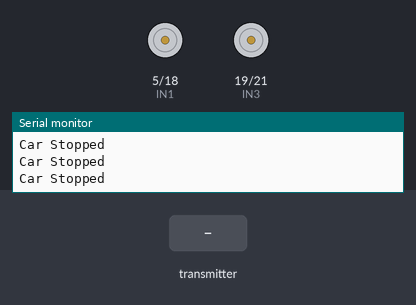
Bench run of a sketch on a simulated ESP32. Shown: motor-driver pin pairs drawn as motors (green arrow = first pin HIGH = forward, orange = second pin HIGH = backward, longer = more drive), the last lines printed to the serial monitor. The test bench sets the inputs (shaded band).

Above: at 1.2 s.
1.3 s: the transmitter starts sending f = 1
At 1.7 s:
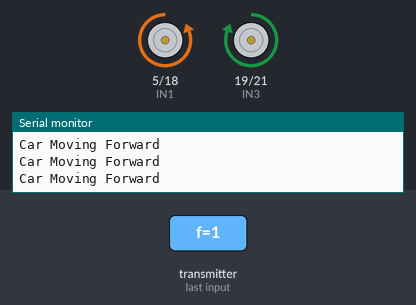
2.8 s: the transmitter starts sending f = 0
At 4.0 s:
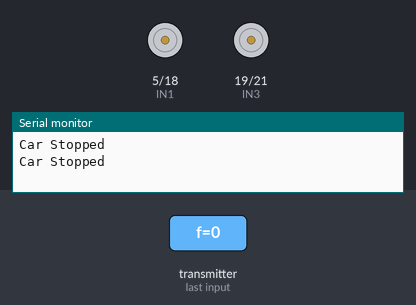
4.3 s: the transmitter starts sending b = 1
At 5.3 s:
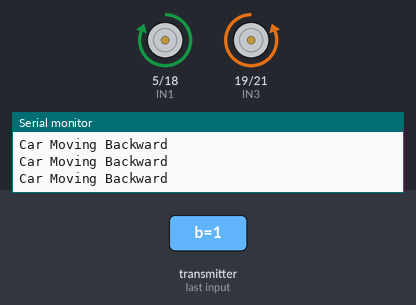
5.8 s: the transmitter starts sending b = 0
At 6.5 s:
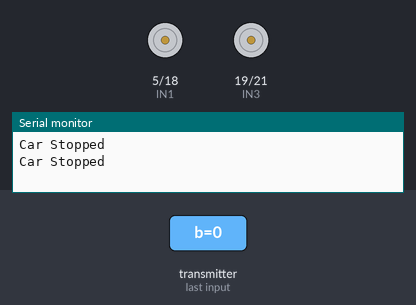
7.3 s: the transmitter starts sending l = 1
At 7.8 s:
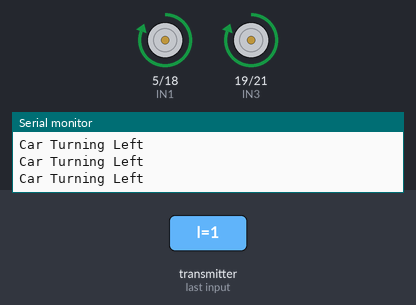
Timing chart, 0 to 9.8 s (numbered marks = the images above; inputs shaded):
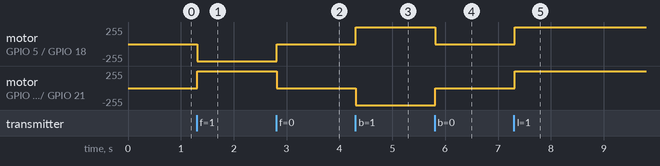

The sketch:

Receiver.ino
```cpp
// Include Libraries
#include <esp_now.h>
#include <WiFi.h>

// Set Motor PINs
#define IN1 5
#define IN2 18
#define IN3 19
#define IN4 21

// Initialize global variables for movement commands
bool front = false;
bool back = false;
bool left = false;
bool right = false;

// Struct to receive data (must match the transmitter's struct)
typedef struct {
  bool f; // Front
  bool b; // Back
  bool l; // Left
  bool r; // Right
} message;

// Create an instance of the message struct to hold incoming data
message data;

// Callback function to handle incoming data
void OnDataRecv(const esp_now_recv_info_t *recv_info, const uint8_t *incomingData, int len) {
  // Check if the received data length matches the expected size
  if (len == sizeof(message)) {
    memcpy(&data, incomingData, sizeof(data));

    // Map the received data to movement directions
    front = data.f;
    back  = data.b;
    left  = data.l;
    right = data.r;

    // Optional: Print received data for debugging
    Serial.print("Received Data - Front: ");
    Serial.print(front);
    Serial.print(", Back: ");
    Serial.print(back);
    Serial.print(", Left: ");
    Serial.print(left);
    Serial.print(", Right: ");
    Serial.println(right);
  } else {
    Serial.println("Received unexpected data length");
  }
}

void setup() {
  // Initialize Serial communication for debugging
  Serial.begin(115200);
  Serial.println("ESP-NOW Receiver Initialized");

  // Initialize motor pins as OUTPUT
  pinMode(IN1, OUTPUT);
  pinMode(IN2, OUTPUT);
  pinMode(IN3, OUTPUT);
  pinMode(IN4, OUTPUT);

  // Set all motors to stop initially
  carStop();

  // Initialize WiFi in Station mode
  WiFi.mode(WIFI_STA);
  Serial.println("WiFi Mode set to STA");

  // Initialize ESP-NOW
  if (esp_now_init() != ESP_OK) {
    Serial.println("Error initializing ESP-NOW");
    // Retry initialization after a delay
    ESP.restart();
  } else {
    Serial.println("ESP-NOW Initialized Successfully");
  }

  // Register the receive callback function
  esp_now_register_recv_cb(OnDataRecv);
  Serial.println("Receive Callback Registered");
}

void loop() {
  // Control the car based on received commands
  if (front) {
    carforward();
  }
  else if (back) {
    carbackward();
  }
  else if (left) {
    carturnleft();
  }
  else if (right) {
    carturnright();
  }
  else {
    carStop();
  }

  // Small delay to stabilize loop execution
  delay(100);
}

// Functions for specific movements

// Move the car forward
void carforward() {
  digitalWrite(IN1, LOW);
  digitalWrite(IN2, HIGH);
  digitalWrite(IN3, HIGH);
  digitalWrite(IN4, LOW);
  Serial.println("Car Moving Forward");
}

// Move the car backward
void carbackward() {
  digitalWrite(IN1, HIGH);
  digitalWrite(IN2, LOW);
  digitalWrite(IN3, LOW);
  digitalWrite(IN4, HIGH);
  Serial.println("Car Moving Backward");
}

// Turn the car to the left
void carturnleft() {
  digitalWrite(IN1, HIGH);
  digitalWrite(IN2, LOW);
  digitalWrite(IN3, HIGH);
  digitalWrite(IN4, LOW);
  Serial.println("Car Turning Left");
}

// Turn the car to the right
void carturnright() {
  digitalWrite(IN1, LOW);
  digitalWrite(IN2, HIGH);
  digitalWrite(IN3, LOW);
  digitalWrite(IN4, HIGH);
  Serial.println("Car Turning Right");
}

// Stop the car
void carStop() {
  digitalWrite(IN1, LOW);
  digitalWrite(IN2, LOW);
  digitalWrite(IN3, LOW);
  digitalWrite(IN4, LOW);
  Serial.println("Car Stopped");
}
```

Measured:
- after the input at 1.3 s, motor on GPIO 5 (IN1) / GPIO 18 (IN2): stopped → backward 255/255 at once; motor on GPIO 19 (IN3) / GPIO 21 (IN4): stopped → forward 255/255 at once
- after the input at 2.8 s, motor on GPIO 5 (IN1) / GPIO 18 (IN2): backward 255/255 → stopped at once; motor on GPIO 19 (IN3) / GPIO 21 (IN4): forward 255/255 → stopped at once
- after the input at 4.3 s, motor on GPIO 5 (IN1) / GPIO 18 (IN2): stopped → forward 255/255 at once; motor on GPIO 19 (IN3) / GPIO 21 (IN4): stopped → backward 255/255 at once
- after the input at 5.8 s, motor on GPIO 5 (IN1) / GPIO 18 (IN2): forward 255/255 → stopped at once; motor on GPIO 19 (IN3) / GPIO 21 (IN4): backward 255/255 → stopped at once
- after the input at 7.3 s, motor on GPIO 5 (IN1) / GPIO 18 (IN2), motor on GPIO 19 (IN3) / GPIO 21 (IN4): stopped → forward 255/255 at once
